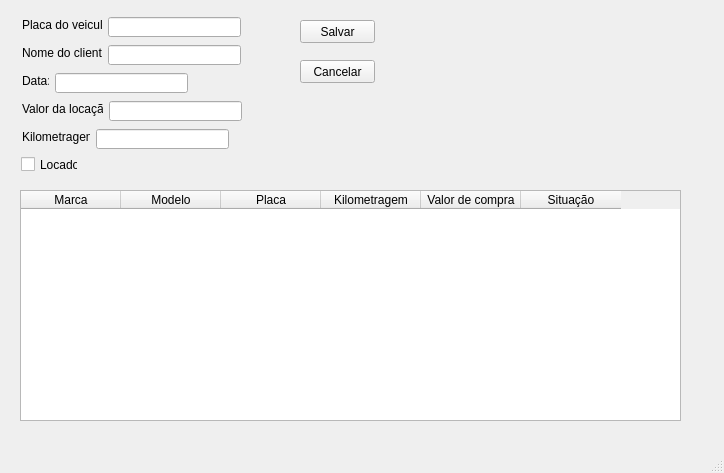
<?xml version="1.0" encoding="UTF-8"?>
<ui version="4.0">
 <class>MainWindowLocando</class>
 <widget class="QMainWindow" name="MainWindowLocando">
  <property name="geometry">
   <rect>
    <x>0</x>
    <y>0</y>
    <width>724</width>
    <height>473</height>
   </rect>
  </property>
  <property name="windowTitle">
   <string>Locar veiculo</string>
  </property>
  <widget class="QWidget" name="centralwidget">
   <widget class="QLabel" name="label">
    <property name="geometry">
     <rect>
      <x>22</x>
      <y>17</y>
      <width>80</width>
      <height>16</height>
     </rect>
    </property>
    <property name="text">
     <string>Placa do veiculo:</string>
    </property>
   </widget>
   <widget class="QLabel" name="label_2">
    <property name="geometry">
     <rect>
      <x>22</x>
      <y>45</y>
      <width>80</width>
      <height>16</height>
     </rect>
    </property>
    <property name="text">
     <string>Nome do cliente:</string>
    </property>
   </widget>
   <widget class="QLabel" name="label_3">
    <property name="geometry">
     <rect>
      <x>22</x>
      <y>73</y>
      <width>27</width>
      <height>16</height>
     </rect>
    </property>
    <property name="text">
     <string>Data:</string>
    </property>
   </widget>
   <widget class="QLabel" name="label_4">
    <property name="geometry">
     <rect>
      <x>22</x>
      <y>101</y>
      <width>81</width>
      <height>16</height>
     </rect>
    </property>
    <property name="text">
     <string>Valor da locação:</string>
    </property>
   </widget>
   <widget class="QLabel" name="label_5">
    <property name="geometry">
     <rect>
      <x>22</x>
      <y>129</y>
      <width>68</width>
      <height>16</height>
     </rect>
    </property>
    <property name="text">
     <string>Kilometragem:</string>
    </property>
   </widget>
   <widget class="QLineEdit" name="lineEditPlacaLocacao">
    <property name="geometry">
     <rect>
      <x>108</x>
      <y>17</y>
      <width>133</width>
      <height>20</height>
     </rect>
    </property>
   </widget>
   <widget class="QLineEdit" name="lineEditNomeClienteLocacao">
    <property name="geometry">
     <rect>
      <x>108</x>
      <y>45</y>
      <width>133</width>
      <height>20</height>
     </rect>
    </property>
   </widget>
   <widget class="QLineEdit" name="lineEditDataLocacao">
    <property name="geometry">
     <rect>
      <x>55</x>
      <y>73</y>
      <width>133</width>
      <height>20</height>
     </rect>
    </property>
   </widget>
   <widget class="QLineEdit" name="lineEditValorLocacao">
    <property name="geometry">
     <rect>
      <x>109</x>
      <y>101</y>
      <width>133</width>
      <height>20</height>
     </rect>
    </property>
   </widget>
   <widget class="QLineEdit" name="lineEditKmInicial">
    <property name="geometry">
     <rect>
      <x>96</x>
      <y>129</y>
      <width>133</width>
      <height>20</height>
     </rect>
    </property>
   </widget>
   <widget class="QCheckBox" name="checkBoxSituacaoLocacao">
    <property name="geometry">
     <rect>
      <x>21</x>
      <y>156</y>
      <width>57</width>
      <height>17</height>
     </rect>
    </property>
    <property name="text">
     <string>Locado</string>
    </property>
   </widget>
   <widget class="QPushButton" name="pushButtonSalvarLocacao">
    <property name="geometry">
     <rect>
      <x>300</x>
      <y>20</y>
      <width>75</width>
      <height>23</height>
     </rect>
    </property>
    <property name="text">
     <string>Salvar</string>
    </property>
   </widget>
   <widget class="QPushButton" name="pushButton">
    <property name="geometry">
     <rect>
      <x>300</x>
      <y>60</y>
      <width>75</width>
      <height>23</height>
     </rect>
    </property>
    <property name="text">
     <string>Cancelar</string>
    </property>
   </widget>
   <widget class="QTableWidget" name="tableWidgetGridVeiculos">
    <property name="geometry">
     <rect>
      <x>20</x>
      <y>190</y>
      <width>661</width>
      <height>231</height>
     </rect>
    </property>
    <column>
     <property name="text">
      <string>Marca</string>
     </property>
    </column>
    <column>
     <property name="text">
      <string>Modelo</string>
     </property>
    </column>
    <column>
     <property name="text">
      <string>Placa</string>
     </property>
    </column>
    <column>
     <property name="text">
      <string>Kilometragem</string>
     </property>
    </column>
    <column>
     <property name="text">
      <string>Valor de compra</string>
     </property>
    </column>
    <column>
     <property name="text">
      <string>Situação</string>
     </property>
    </column>
   </widget>
  </widget>
  <widget class="QMenuBar" name="menubar">
   <property name="geometry">
    <rect>
     <x>0</x>
     <y>0</y>
     <width>724</width>
     <height>21</height>
    </rect>
   </property>
  </widget>
  <widget class="QStatusBar" name="statusbar"/>
 </widget>
 <resources/>
 <connections>
  <connection>
   <sender>pushButton</sender>
   <signal>clicked()</signal>
   <receiver>MainWindowLocando</receiver>
   <slot>close()</slot>
   <hints>
    <hint type="sourcelabel">
     <x>343</x>
     <y>96</y>
    </hint>
    <hint type="destinationlabel">
     <x>348</x>
     <y>136</y>
    </hint>
   </hints>
  </connection>
 </connections>
</ui>
